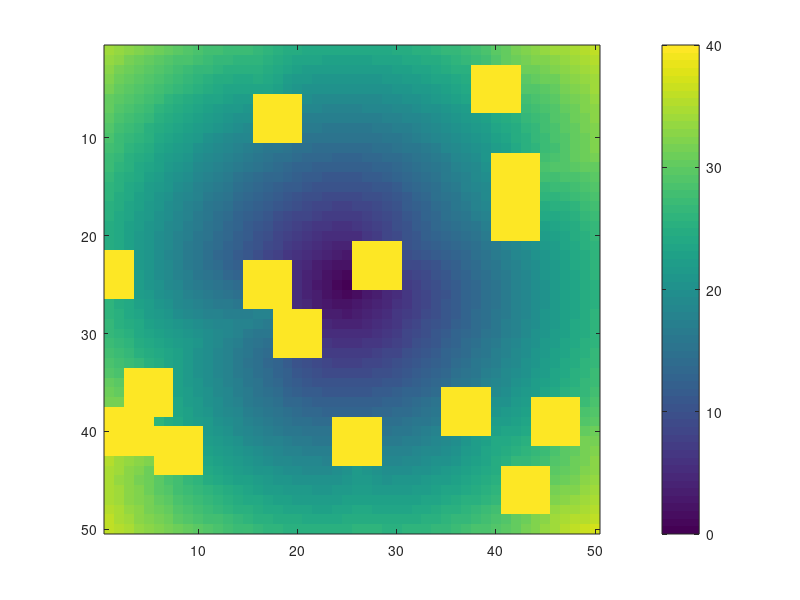

The MATLAB script that drew this image: (Note: this script raises an error after producing the figure.)
clear;
clc;

filas = 50;
columnas = 50;

file = fopen('output.txt','r');

matriz = zeros(filas, columnas); 

% Leer los datos línea por línea y almacenarlos en la matriz
for i = 1:filas
    linea = fgetl(file); % Leer una línea del archivo como string
    if ischar(linea)
        line = sscanf(linea, '%f')';
        matriz(i, :) = sscanf(linea, '%f')'; % Convertir la línea a números y almacenarla
    else
        error('Se alcanzó el final del archivo antes de leer todas las filas.');
    end
end

% Cerrar el archivo
fclose(file);


umbralMax = 40; 

% Crear una copia de la matriz con valores limitados a 200
matrizClipped = matriz;  
matrizClipped(matriz > umbralMax) = umbralMax; 
% Graficar la matriz con imágenes de escala de colores
figure;
imagesc(matrizClipped);  
colorbar; % Agregar barra de colores para referencia

% Ajustar la escala de colores con valores limitados
clim([min(matriz(:)), umbralMax]); 

% Usar un colormap donde los valores pequeños sean cálidos y los grandes fríos
colormap(jet);  % Otras opciones: parula, turbo, hot

% Etiquetas y título
title('Mapa de Colores de la Matriz');
xlabel('Columnas');
ylabel('Filas');
